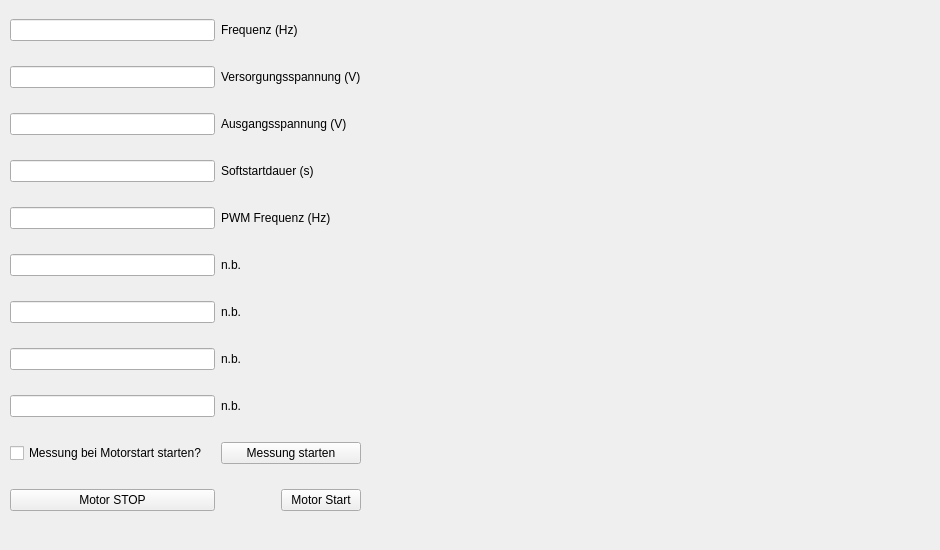
    <widget class="QWidget" name="tab">
     <attribute name="title">
      <string>UEB Status</string>
     </attribute>
     <widget class="QWidget" name="gridLayoutWidget_5">
      <property name="geometry">
       <rect>
        <x>0</x>
        <y>0</y>
        <width>371</width>
        <height>541</height>
       </rect>
      </property>
      <layout class="QGridLayout" name="gridLayout_5">
       <property name="leftMargin">
        <number>10</number>
       </property>
       <property name="rightMargin">
        <number>10</number>
       </property>
       <item row="5" column="1">
        <widget class="QLabel" name="label_42">
         <property name="text">
          <string>n.b.</string>
         </property>
        </widget>
       </item>
       <item row="4" column="0">
        <widget class="QLineEdit" name="pwmFreq_UEB_status">
         <property name="readOnly">
          <bool>true</bool>
         </property>
        </widget>
       </item>
       <item row="8" column="0">
        <widget class="QLineEdit" name="lineEdit_21">
         <property name="readOnly">
          <bool>true</bool>
         </property>
        </widget>
       </item>
       <item row="3" column="1">
        <widget class="QLabel" name="label_44">
         <property name="text">
          <string>Softstartdauer (s)</string>
         </property>
        </widget>
       </item>
       <item row="10" column="1" alignment="Qt::AlignRight">
        <widget class="QPushButton" name="startButton_UEB_status">
         <property name="sizePolicy">
          <sizepolicy hsizetype="Maximum" vsizetype="Fixed">
           <horstretch>0</horstretch>
           <verstretch>0</verstretch>
          </sizepolicy>
         </property>
         <property name="layoutDirection">
          <enum>Qt::LeftToRight</enum>
         </property>
         <property name="text">
          <string>Motor Start</string>
         </property>
        </widget>
       </item>
       <item row="7" column="1">
        <widget class="QLabel" name="label_40">
         <property name="text">
          <string>n.b.</string>
         </property>
        </widget>
       </item>
       <item row="2" column="1">
        <widget class="QLabel" name="label_45">
         <property name="text">
          <string>Ausgangsspannung (V)</string>
         </property>
        </widget>
       </item>
       <item row="3" column="0">
        <widget class="QLineEdit" name="softstartD_UEB_status">
         <property name="readOnly">
          <bool>true</bool>
         </property>
        </widget>
       </item>
       <item row="1" column="0">
        <widget class="QLineEdit" name="versorgSp_UEB_status">
         <property name="readOnly">
          <bool>true</bool>
         </property>
        </widget>
       </item>
       <item row="4" column="1">
        <widget class="QLabel" name="label_43">
         <property name="text">
          <string>PWM Frequenz (Hz)</string>
         </property>
        </widget>
       </item>
       <item row="0" column="1">
        <widget class="QLabel" name="label_47">
         <property name="text">
          <string>Frequenz (Hz)</string>
         </property>
        </widget>
       </item>
       <item row="0" column="0">
        <widget class="QLineEdit" name="frequenz_UEB_status">
         <property name="readOnly">
          <bool>true</bool>
         </property>
        </widget>
       </item>
       <item row="2" column="0">
        <widget class="QLineEdit" name="ausgangSp_UEB_status">
         <property name="readOnly">
          <bool>true</bool>
         </property>
        </widget>
       </item>
       <item row="6" column="1">
        <widget class="QLabel" name="label_41">
         <property name="text">
          <string>n.b.</string>
         </property>
        </widget>
       </item>
       <item row="7" column="0">
        <widget class="QLineEdit" name="lineEdit_20">
         <property name="readOnly">
          <bool>true</bool>
         </property>
        </widget>
       </item>
       <item row="5" column="0">
        <widget class="QLineEdit" name="lineEdit_18">
         <property name="readOnly">
          <bool>true</bool>
         </property>
        </widget>
       </item>
       <item row="6" column="0">
        <widget class="QLineEdit" name="lineEdit_19">
         <property name="readOnly">
          <bool>true</bool>
         </property>
        </widget>
       </item>
       <item row="10" column="0">
        <widget class="QPushButton" name="stopButton_UEB_status">
         <property name="text">
          <string>Motor STOP</string>
         </property>
        </widget>
       </item>
       <item row="1" column="1">
        <widget class="QLabel" name="label_46">
         <property name="text">
          <string>Versorgungsspannung (V)</string>
         </property>
        </widget>
       </item>
       <item row="8" column="1">
        <widget class="QLabel" name="label_39">
         <property name="text">
          <string>n.b.</string>
         </property>
        </widget>
       </item>
       <item row="9" column="0">
        <widget class="QCheckBox" name="measureAtStartup_checkBox_UEB_status">
         <property name="text">
          <string>Messung bei Motorstart starten?</string>
         </property>
        </widget>
       </item>
       <item row="9" column="1">
        <widget class="QPushButton" name="measurestartButton_UEB_status">
         <property name="text">
          <string>Messung starten</string>
         </property>
        </widget>
       </item>
      </layout>
     </widget>
     <widget class="QWidget" name="gridLayoutWidget_6">
      <property name="geometry">
       <rect>
        <x>370</x>
        <y>0</y>
        <width>561</width>
        <height>271</height>
       </rect>
      </property>
      <layout class="QGridLayout" name="gridLayout_6">
       <property name="leftMargin">
        <number>10</number>
       </property>
       <item row="0" column="0">
        <widget class="PlotWidget" name="plotWidget_UEB_status_upper" native="true"/>
       </item>
      </layout>
     </widget>
     <widget class="QWidget" name="gridLayoutWidget_8">
      <property name="geometry">
       <rect>
        <x>370</x>
        <y>270</y>
        <width>561</width>
        <height>271</height>
       </rect>
      </property>
      <layout class="QGridLayout" name="gridLayout_8">
       <property name="leftMargin">
        <number>10</number>
       </property>
       <item row="0" column="1">
        <widget class="PlotWidget" name="plotWidget_UEB_status_lower" native="true"/>
       </item>
      </layout>
     </widget>
    </widget>
